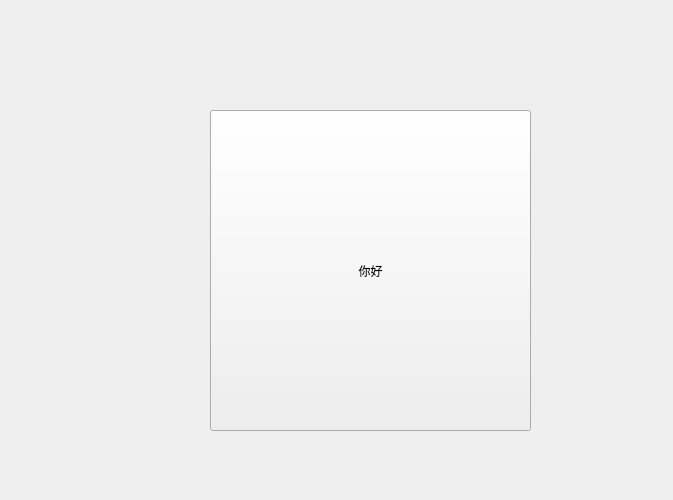
<?xml version="1.0" encoding="UTF-8"?>
<ui version="4.0">
 <class>Form</class>
 <widget class="QWidget" name="Form">
  <property name="geometry">
   <rect>
    <x>0</x>
    <y>0</y>
    <width>673</width>
    <height>500</height>
   </rect>
  </property>
  <property name="windowTitle">
   <string>Form</string>
  </property>
  <widget class="QToolButton" name="toolButton">
   <property name="geometry">
    <rect>
     <x>210</x>
     <y>110</y>
     <width>321</width>
     <height>321</height>
    </rect>
   </property>
   <property name="text">
    <string>你好</string>
   </property>
   <property name="icon">
    <iconset resource="res.qrc">
     <normaloff>:/C:/Users/2814554384/Pictures/timg.jpg</normaloff>:/C:/Users/2814554384/Pictures/timg.jpg</iconset>
   </property>
   <property name="iconSize">
    <size>
     <width>200</width>
     <height>200</height>
    </size>
   </property>
   <property name="autoRaise">
    <bool>false</bool>
   </property>
  </widget>
 </widget>
 <resources>
  <include location="res.qrc"/>
 </resources>
 <connections/>
</ui>
